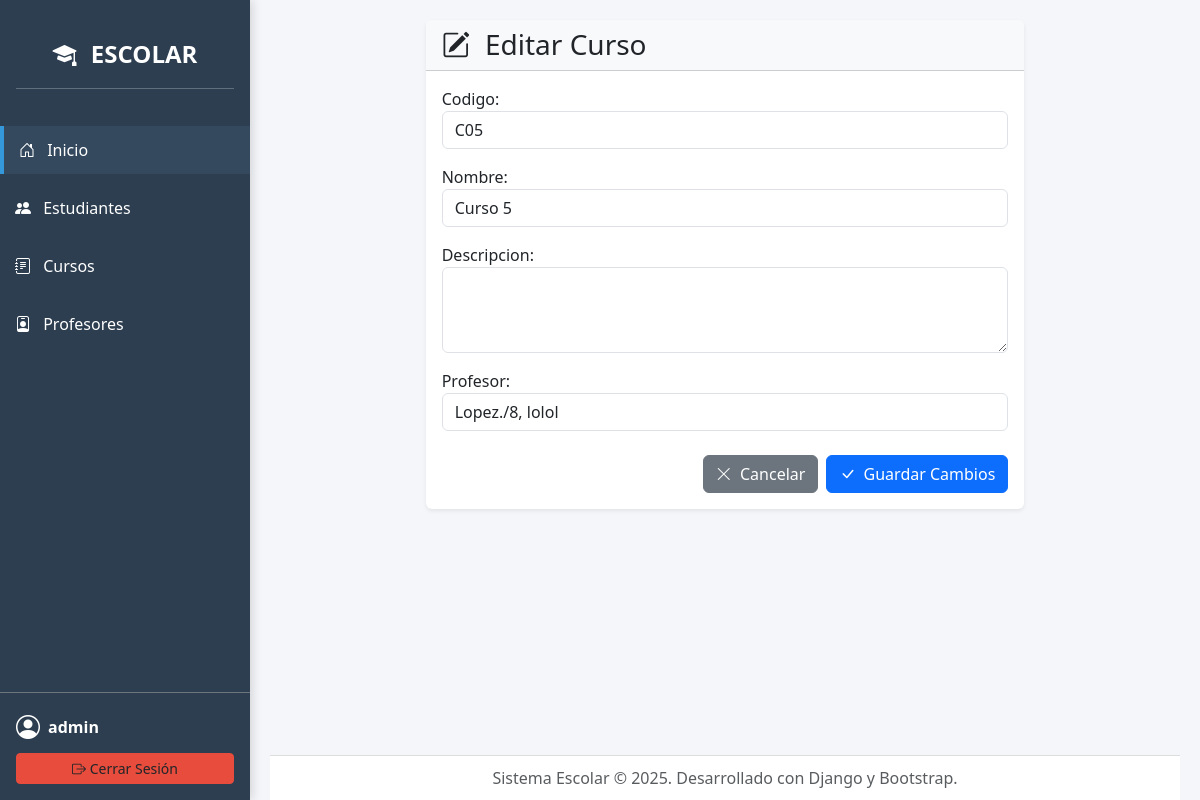
/cursos/5/edit/ (signed in), run on an earlier commit of the app's database.
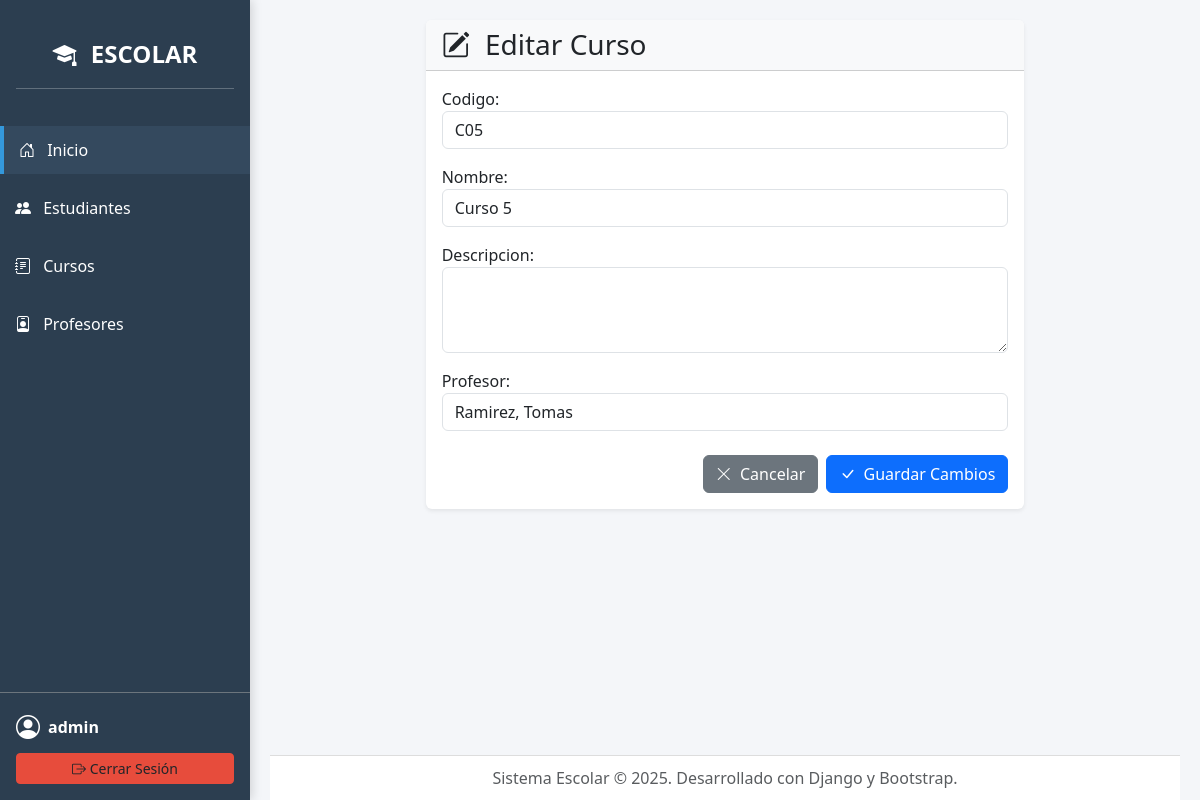
And on a later commit of the database.
### core/models.py (models this page shows, shortened)
class Curso(models.Model):
    codigo = models.CharField(max_length=20, unique=True)
    nombre = models.CharField(max_length=200)
    descripcion = models.TextField(blank=True)
    profesor = models.ForeignKey(Profesor, on_delete=models.SET_NULL, null=True, blank=True)
    class Meta:
        verbose_name = "Curso"
        verbose_name_plural = "Cursos"
        ordering = ['codigo']

### core/views.py (the view)
# urls.py: path('cursos/<int:pk>/edit/', views.CursoUpdateView.as_view(), name='curso_edit'),
class CursoUpdateView(LoginRequiredMixin, PermissionRequiredMixin, UpdateView):
    model = Curso
    form_class = CursoForm
    template_name = 'cursos/curso_form.html'
    permission_required = 'core.change_curso'
    success_url = reverse_lazy('curso_list')

### core/forms.py
class CursoForm(forms.ModelForm):
    class Meta:
        model = Curso
        fields = ['codigo','nombre','descripcion','profesor']
        widgets = {
            'codigo': forms.TextInput(attrs={'class': 'form-control'}),
            'nombre': forms.TextInput(attrs={'class': 'form-control'}),
            'descripcion': forms.Textarea(attrs={'class': 'form-control', 'rows': 3}),
            'profesor': forms.Select(attrs={'class': 'form-select'}),
        }

### core/models.py (called while the page is built)
    def __str__(self):
        return f"{self.apellido}, {self.nombre}"

### core/templates/cursos/curso_form.html (shortened to what this page needs)
{% extends "base.html" %}
{% load widget_tweaks %}
{% block content %}
<div class="row justify-content-center">
    <div class="col-md-10 col-lg-8">
        <div class="card shadow-sm border-0">
            <div class="card-header bg-light">
                <h3 class="mb-0">{% if object %}<i class="bi bi-pencil-square me-2"></i> Editar Curso{% else %}<i class="bi bi-journal-plus me-2"></i> Nuevo Curso{% endif %}</h3>
            </div>
            <div class="card-body">
                <form method="post" novalidate>{% csrf_token %}
                    {% for field in form %}<div class="mb-3">
                        {{ field.label_tag }}
                        {% render_field field class="form-control" %}
                    </div>{% endfor %}
                    <div class="mt-4 d-flex justify-content-end gap-2">
                        <a href="{% url 'curso_list' %}" class="btn btn-secondary"><i class="bi bi-x-lg me-1"></i> Cancelar</a>
                        <button type="submit" class="btn btn-primary"><i class="bi bi-check-lg me-1"></i> Guardar Cambios</button>
                    </div>
                </form>
            </div>
        </div>
    </div>
</div>
{% endblock %}

What changed in the data, as far as the page shows it:
changed Curso "Curso 5": profesor "Lopez./8, lolol" → "Ramirez, Tomas"
